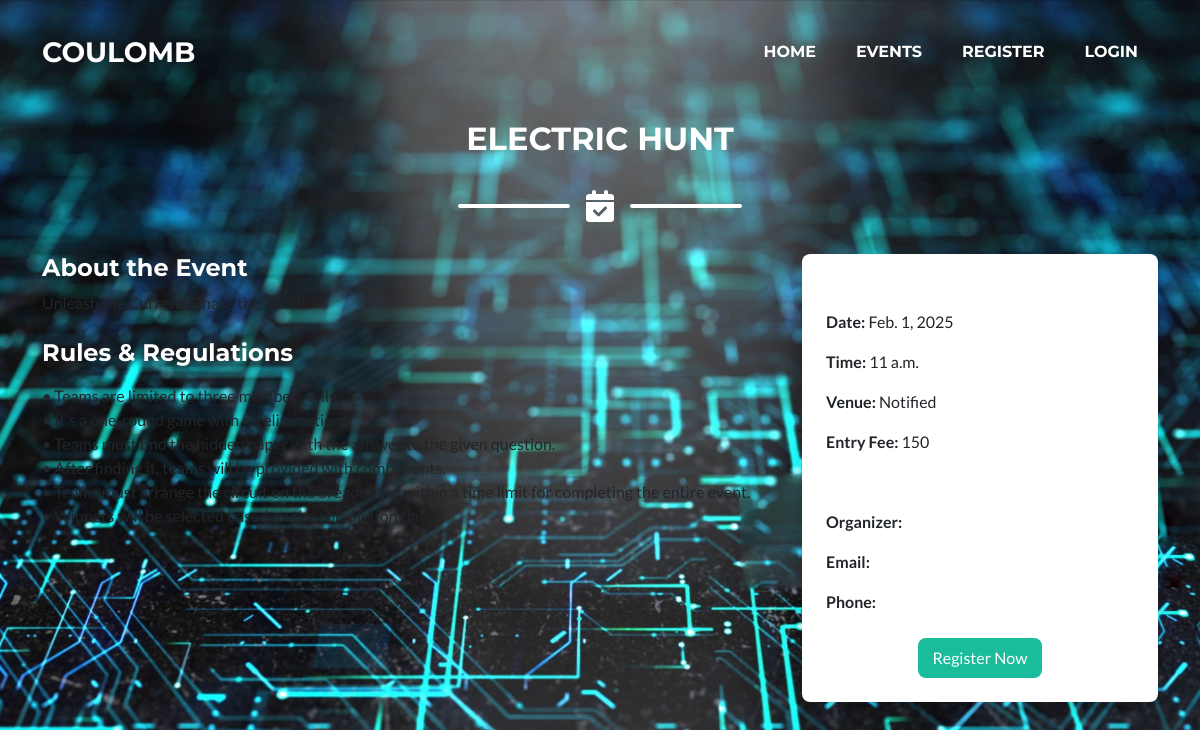
Page /event_detail/2/ on the committed database.
### event_registration/models.py (models this page shows, shortened)
class event(models.Model):
    name = models.CharField(max_length=100)
    description = models.TextField(null=True,blank=True)
    date = models.DateField()
    time = models.TimeField(null=True,blank=True)
    rules_and_regulations = models.TextField(null=True,blank=True)
    venue = models.CharField(max_length=100,null=True,blank=True)
    image = models.ImageField(upload_to='event_registration/images',null=True,blank=True)
    participants = models.ManyToManyField(Participant,related_name='events',blank=True)
    team_size = models.IntegerField(null=True,blank=True)

### event_registration/views.py (the view)
# urls.py: path('event_detail/<int:id>/',views.event_detail,name='event_detail'),
def event_detail(request,id):
    event_detail = event.objects.get(id=id)
    context = {'event':event_detail}
    return render(request,'event.html',context)

### event_registration/templates/event.html (shortened to what this page needs)
{% extends 'layout.html' %}
{% load static %}
{% load socialaccount %}
{% block content %}
<br><br><br>
<section class="page-section bg-light py-5" id="event-details">
    <div class="container">
        <h2 class="text-center text-uppercase text-secondary mb-4">{{ event.name }}</h2>
        <div class="divider-custom">
            <div class="divider-custom-line"></div>
            <div class="divider-custom-icon"><i class="fas fa-calendar-check"></i></div>
            <div class="divider-custom-line"></div>
        </div>
        <div class="row">
            <div class="col-md-8">
                <h4 class="text-primary">About the Event</h4>
                <p>{{ event.description }}</p>
                <h4 class="text-primary mt-4">Rules & Regulations</h4>
                <p>{{ event.rules_and_regulations|linebreaks }}</p>
            </div>
            <div class="col-md-4">
                <div class="event-info-box p-4 bg-white shadow rounded">
                    <h5 class="text-secondary">Event Details</h5>
                    <p><strong>Date:</strong> {{ event.date }}</p>
                    <p><strong>Time:</strong> {{ event.time }}</p>
                    <p><strong>Venue:</strong> Notified</p>
                    <p><strong>Entry Fee:</strong> 150</p>
                    <h5 class="text-secondary mt-4">Contact</h5>
                    <p><strong>Organizer:</strong> {{ event.organizer }}</p>
                    <p><strong>Email:</strong> <a href="mailto:{{ event.contact_email }}">{{ event.contact_email }}</a></p>
                    <p><strong>Phone:</strong> <a href="tel:{{ event.contact_phone }}">{{ event.contact_phone }}</a></p>
                    <div class="text-center mt-4">
                        {% if user.is_authenticated %}
                            <button class="btn btn-primary" id="openRegisterModal" data-bs-toggle="modal" data-bs-target="#registerModal">
                                Register
                            </button>
                        {% else %}
                            <a href="{% provider_login_url 'google' %}?next={% url 'register' event.id %}" class="btn btn-primary">
                                Register Now
                            </a>
                        {% endif %}
                    </div>
                </div>
            </div>
        </div>
    </div>
</section>
{% endblock %}

### rows in the picture
event: name "ELECTRIC HUNT", description "Unleash the Current, Chase the Thrill!", rules_and_regulations "• Teams are limited to three members only. • It's a one-round game with no elimination. • Teams must find the hidden paper with the answer to the given question. • After finding it, teams will be provided with components. • Teams must arrange the circuit on the breadboard within a time limit for completing the entire event. • Winners will be selected based on the completion time.", date "Feb. 1, 2025", time "11 a.m."
